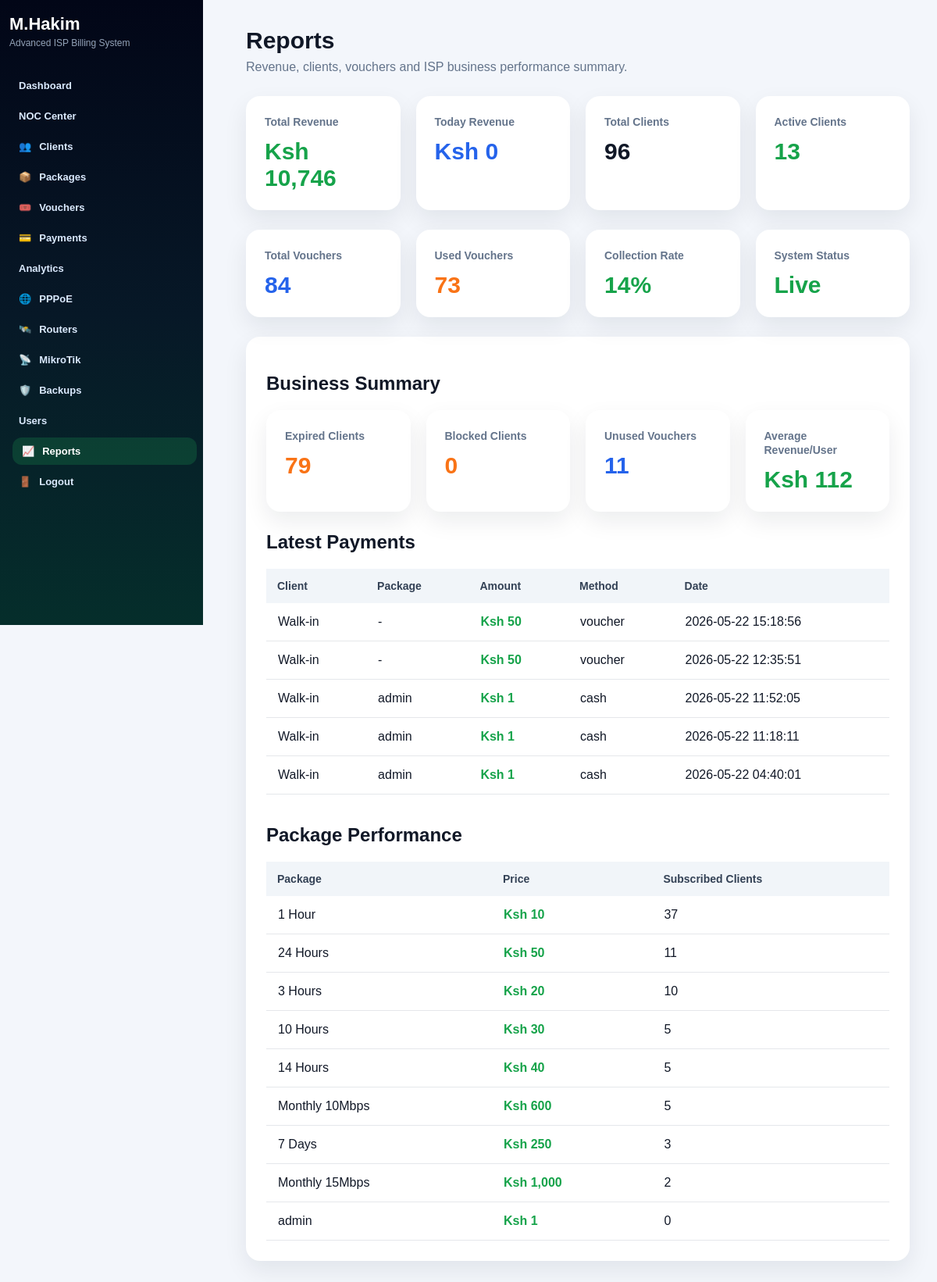
/reports.php (signed in), run on the app's committed database.
### tables this page shows
CREATE TABLE `payments` (
  `id` int NOT NULL AUTO_INCREMENT,
  `client_id` int DEFAULT NULL,
  `package_id` int DEFAULT NULL,
  `amount` decimal(10,2) NOT NULL,
  `method` varchar(50) DEFAULT 'cash',
  `reference` varchar(100) DEFAULT NULL,
  `status` varchar(30) DEFAULT 'pending',
  `created_at` timestamp NULL DEFAULT CURRENT_TIMESTAMP,
  `expires_at` datetime DEFAULT NULL,
  `checkout_id` varchar(100) DEFAULT NULL,
  `mpesa_receipt` varchar(100) DEFAULT NULL,
  `phone` varchar(30) DEFAULT NULL,
  `client_ip` varchar(50) DEFAULT NULL,
  `client_mac` varchar(50) DEFAULT NULL,
  `company_id` int DEFAULT NULL,
  PRIMARY KEY (`id`),
  KEY `idx_payments_status` (`status`),
  KEY `idx_payments_checkout` (`checkout_id`)
);

CREATE TABLE `packages` (
  `id` int NOT NULL AUTO_INCREMENT,
  `name` varchar(100) NOT NULL,
  `duration_hours` decimal(10,2) NOT NULL,
  `speed_down` varchar(20) NOT NULL,
  `speed_up` varchar(20) NOT NULL,
  `price` decimal(10,2) NOT NULL,
  `status` enum('active','inactive') DEFAULT 'active',
  `created_at` timestamp NULL DEFAULT CURRENT_TIMESTAMP,
  `company_id` int DEFAULT NULL,
  PRIMARY KEY (`id`)
);

### reports.php (the view, shortened to what this page needs)
<?php
require_once "config/database.php";
$totalRevenue = $pdo->query("SELECT COALESCE(SUM(amount),0) FROM payments WHERE status='paid'")->fetchColumn();
$todayRevenue = $pdo->query("SELECT COALESCE(SUM(amount),0) FROM payments WHERE status='paid' AND DATE(created_at)=CURDATE()")->fetchColumn();
$totalClients = $pdo->query("SELECT COUNT(*) FROM clients")->fetchColumn();
$activeClients = $pdo->query("SELECT COUNT(*) FROM clients WHERE status='active'")->fetchColumn();
$totalVouchers = $pdo->query("SELECT COUNT(*) FROM vouchers")->fetchColumn();
$usedVouchers = $pdo->query("SELECT COUNT(*) FROM vouchers WHERE status='used'")->fetchColumn();
?>
<!DOCTYPE html>
<html>
<head>
    <link rel="stylesheet" href="assets/css/style.css">
</head>
<body>
<div class="sidebar">
    <div class="brand">
        <h2>M.Hakim</h2>
        <p>Advanced ISP Billing System</p>
    </div>
    <a href="/mhakim-billing-system/noc_final_clean.php">Dashboard</a>
    <a href="/mhakim-billing-system/noc.php">NOC Center</a>
    <a href="/mhakim-billing-system/clients.php">Clients</a>
    <a href="/mhakim-billing-system/packages.php">Packages</a>
    <a href="/mhakim-billing-system/vouchers.php">Vouchers</a>
    <a href="/mhakim-billing-system/payments.php">Payments</a>
    <a href="/mhakim-billing-system/analytics.php">Analytics</a>
    <a href="/mhakim-billing-system/pppoe.php">PPPoE</a>
    <a href="/mhakim-billing-system/routers.php">Routers</a>
    <a href="/mhakim-billing-system/mikrotik.php">MikroTik</a>
    <a href="/mhakim-billing-system/backups.php">Backups</a>
    <a href="/mhakim-billing-system/users.php">Users</a>
    <a class="active" href="/mhakim-billing-system/reports.php">Reports</a>
    <a href="/mhakim-billing-system/logout.php">Logout</a>
</div>
<div class="main">
    <div class="page-header">
        <div>
            <h1>Reports</h1>
            <p>Revenue, clients, vouchers and ISP business performance summary.</p>
        </div>
    </div>
    <div class="report-grid">
        <div class="report-card">
            <span>Total Revenue</span>
            <h2 class="green">Ksh <?php echo number_format($totalRevenue); ?></h2>
        </div>
        <div class="report-card">
            <span>Today Revenue</span>
            <h2 class="blue">Ksh <?php echo number_format($todayRevenue); ?></h2>
        </div>
        <div class="report-card">
            <span>Total Clients</span>
            <h2><?php echo $totalClients; ?></h2>
        </div>
        <div class="report-card">
            <span>Active Clients</span>
            <h2 class="green"><?php echo $activeClients; ?></h2>
        </div>
    </div>
    <div class="report-grid">
        <div class="report-card">
            <span>Total Vouchers</span>
            <h2 class="blue"><?php echo $totalVouchers; ?></h2>
        </div>
        <div class="report-card">
            <span>Used Vouchers</span>
            <h2 class="orange"><?php echo $usedVouchers; ?></h2>
        </div>
        <div class="report-card">
            <span>Collection Rate</span>
            <h2 class="green"><?php echo $totalClients > 0 ? round(($activeClients / $totalClients) * 100) : 0; ?>%</h2>
        </div>
        <div class="report-card">
            <span>System Status</span>
            <h2 class="green">Live</h2>
        </div>
    </div>
    <?php
$latestPayments = $pdo->query("
    SELECT payments.*, clients.full_name, packages.name AS package_name
    FROM payments
    LEFT JOIN clients ON payments.client_id = clients.id
    LEFT JOIN packages ON payments.package_id = packages.id
    ORDER BY payments.id DESC
    LIMIT 5
")->fetchAll(PDO::FETCH_ASSOC);
$packageStats = $pdo->query("
    SELECT
        packages.id,
        packages.name,
        packages.price,
        (
            SELECT COUNT(*)
            FROM clients
            WHERE clients.package_id = packages.id
        ) AS users_count
    FROM packages
    ORDER BY users_count DESC, packages.price ASC
")->fetchAll(PDO::FETCH_ASSOC);
$expiredClients = $pdo->query("SELECT COUNT(*) FROM clients WHERE status='expired'")->fetchColumn();
$blockedClients = $pdo->query("SELECT COUNT(*) FROM clients WHERE status='blocked'")->fetchColumn();
$unusedVouchers = $pdo->query("SELECT COUNT(*) FROM vouchers WHERE status='unused'")->fetchColumn();
?>
<div class="card">
    <h2>Business Summary</h2>
    <div class="report-grid">
        <div class="report-card">
            <span>Expired Clients</span>
            <h2 class="orange"><?php echo $expiredClients; ?></h2>
        </div>
        <div class="report-card">
            <span>Blocked Clients</span>
            <h2 class="orange"><?php echo $blockedClients; ?></h2>
        </div>
        <div class="report-card">
            <span>Unused Vouchers</span>
            <h2 class="blue"><?php echo $unusedVouchers; ?></h2>
        </div>
        <div class="report-card">
            <span>Average Revenue/User</span>
            <h2 class="green">Ksh <?php echo $totalClients > 0 ? number_format($totalRevenue / $totalClients) : 0; ?></h2>
        </div>
    </div>
    <h2>Latest Payments</h2>
    <table class="table">
        <tr>
            <th>Client</th>
            <th>Package</th>
            <th>Amount</th>
            <th>Method</th>
            <th>Date</th>
        </tr>
        <?php foreach($latestPayments as $payment): ?>
            <tr>
                <td><?php echo htmlspecialchars($payment["full_name"] ?? "Walk-in"); ?></td>
                <td><?php echo htmlspecialchars($payment["package_name"] ?? "-"); ?></td>
                <td class="price">Ksh <?php echo number_format($payment["amount"]); ?></td>
                <td><?php echo htmlspecialchars($payment["method"]); ?></td>
                <td><?php echo $payment["created_at"]; ?></td>
            </tr>
        <?php endforeach; ?>
    </table>
    <br>
    <h2>Package Performance</h2>
    <table class="table">
        <tr>
            <th>Package</th>
            <th>Price</th>
            <th>Subscribed Clients</th>
        </tr>
        <?php foreach($packageStats as $package): ?>
            <tr>
                <td><?php echo htmlspecialchars($package["name"]); ?></td>
                <td class="price">Ksh <?php echo number_format($package["price"]); ?></td>
                <td><?php echo $package["users_count"]; ?></td>
            </tr>
        <?php endforeach; ?>
    </table>
</div>
</div>
</body>
</html>

### assets/css/style.css (style rules this page uses)
* { box-sizing: border-box; }
body { margin: 0; font-family: Arial, sans-serif; background: #f3f6fb; color: #111827; }
.sidebar { width: 250px; height: 100vh; background: #0f172a; color: white; position: fixed; left: 0; top: 0; padding: 24px 18px; }
.brand { margin-bottom: 30px; }
.brand h2 { margin: 0; color: #22c55e; font-size: 24px; }
.brand p { margin: 6px 0 0; color: #cbd5e1; font-size: 13px; }
.sidebar a { display: block; color: #e5e7eb; text-decoration: none; padding: 13px 14px; margin: 7px 0; border-radius: 10px; font-size: 15px; }
.sidebar a:hover, .sidebar a.active { background: #1e293b; color: #ffffff; }
.main { margin-left: 250px; padding: 35px; }
.page-header { display: flex; justify-content: space-between; align-items: center; margin-bottom: 28px; }
.page-header h1 { margin: 0; font-size: 30px; }
.page-header p { margin: 8px 0 0; color: #64748b; }
.card { background: white; border-radius: 18px; padding: 26px; box-shadow: 0 12px 30px rgba(15, 23, 42, 0.08); }
.table { width: 100%; border-collapse: collapse; }
.table th { background: #f1f5f9; padding: 14px; text-align: left; color: #334155; font-size: 14px; }
.table td { padding: 15px; border-bottom: 1px solid #e5e7eb; }
.price { color: #16a34a; font-weight: bold; }

### reports.php (style rules this page uses)
.report-grid { display:grid;grid-template-columns:repeat(4,1fr);gap:20px;margin-bottom:25px }
.report-card { background:white;padding:24px;border-radius:18px;box-shadow:0 12px 30px rgba(15,23,42,.08) }
.report-card span { color:#64748b;font-weight:bold;font-size:14px }
.report-card h2 { margin:12px 0 0;font-size:30px }
.green { color:#16a34a }
.blue { color:#2563eb }
.orange { color:#f97316 }
.sidebar { width:260px !important; height:100vh !important; position:fixed !important; left:0 !important; top:0 !important; overflow-y:auto !important; overflow-x:hidden !important; background:linear-gradient(180deg,#020617,#071827,#052e2b) !important; padding:18px 12px !important; scrollbar-width:thin; scrollbar-color:#22c55e #020617; }
.sidebar h2 { font-size:22px !important;margin:0 0 4px !important;color:#fff !important; }
.sidebar p { font-size:12px !important;color:#94a3b8 !important;margin:0 0 14px !important; }
.sidebar a { display:flex !important; align-items:center !important; gap:10px !important; padding:10px 12px !important; margin:4px 0 !important; border-radius:12px !important; color:#dbeafe !important; font-size:13px !important; font-weight:700 !important; text-decoration:none !important; transition:.25s !important; white-space:nowrap !important; }
.sidebar a:hover,.sidebar a.active,.sidebar .active { background:rgba(34,197,94,.18) !important; color:#fff !important; transform:translateX(4px); }
.sidebar a[href*="clients"]::before { content:"👥"; }
.sidebar a[href*="packages"]::before { content:"📦"; }
.sidebar a[href*="vouchers"]::before { content:"🎟️"; }
.sidebar a[href*="payments"]::before { content:"💳"; }
.sidebar a[href*="pppoe"]::before { content:"🌐"; }
.sidebar a[href*="routers"]::before { content:"🛰️"; }
.sidebar a[href*="mikrotik"]::before { content:"📡"; }
.sidebar a[href*="backups"]::before { content:"🛡️"; }
.sidebar a[href*="reports"]::before { content:"📈"; }
.sidebar a[href*="logout"]::before { content:"🚪"; }
.main { margin-left:280px !important; }

### data on the page
payments: full_name "Walk-in", package_name "-", amount "50", method "voucher", created_at "2026-05-22 15:18:56"
payments: full_name "Walk-in", package_name "-", amount "50", method "voucher", created_at "2026-05-22 12:35:51"
payments: full_name "Walk-in", package.name "admin", amount "1", method "cash", created_at "2026-05-22 11:52:05"
payments: full_name "Walk-in", package.name "admin", amount "1", method "cash", created_at "2026-05-22 11:18:11"
payments: full_name "Walk-in", package.name "admin", amount "1", method "cash", created_at "2026-05-22 04:40:01"
packages: name "1 Hour", price "10", users_count "37"
packages: name "24 Hours", price "50", users_count "11"
packages: name "3 Hours", price "20", users_count "10"
packages: name "10 Hours", price "30", users_count "5"
packages: name "14 Hours", price "40", users_count "5"
packages: name "Monthly 10Mbps", price "600", users_count "5"
packages: name "7 Days", price "250", users_count "3"
packages: name "Monthly 15Mbps", price "1,000", users_count "2"
packages: name "admin", price "1", users_count "0"

### other printed values
$totalRevenue "10,746"
$todayRevenue "0"
$totalClients "96"
$activeClients "13"
$totalVouchers "84"
$usedVouchers "73"
$expiredClients "79"
$blockedClients "0"
$unusedVouchers "11"
$totalRevenue / $totalClients "112"
